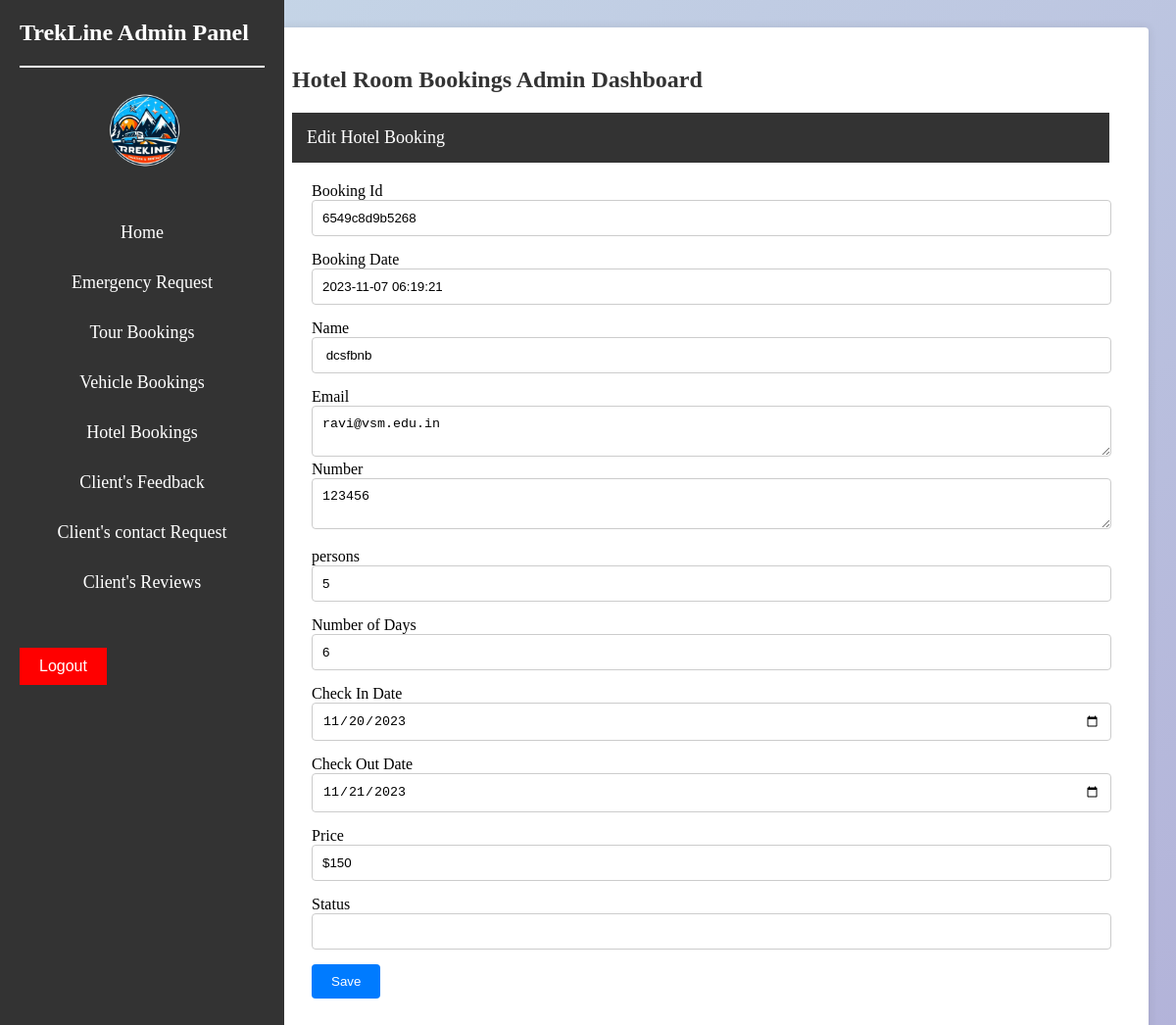
Page /admin/adminhotelbooking.php?action=edit&booking_id=6549c8d9b5268 on the committed database.
### tables this page shows
CREATE TABLE `hotels` (
  `name` varchar(30) NOT NULL,
  `num` varchar(30) NOT NULL,
  `email` varchar(30) NOT NULL,
  `day` varchar(30) NOT NULL,
  `persons` varchar(30) NOT NULL,
  `price` varchar(30) NOT NULL,
  `chkin` varchar(30) NOT NULL,
  `chkout` varchar(30) NOT NULL,
  `booking_id` varchar(30) NOT NULL,
  `booking_date` varchar(30) NOT NULL,
  `status` varchar(30) NOT NULL
);

### admin/adminhotelbooking.php (the view, shortened to what this page needs)
<?php
$db_host = "localhost";
$db_user = "root";
$db_password = "";
$db_name = "trekline";
$conn = new mysqli($db_host, $db_user, $db_password, $db_name);
$name='';
$email='';
$num='';
$persons='';
$day='';
$price='';
$booking_id='';
$booking_date='';
$chkin='';
$chkout='';
$action = "add";
if(isset($_GET['action']) && $_GET['action']=="edit" ){
$booking_id = isset($_GET['booking_id'])?mysqli_real_escape_string($conn,$_GET['booking_id']):'';
$sqlEdit = $conn->query("SELECT * FROM hotels WHERE booking_id='".$booking_id."'");
if($sqlEdit->num_rows)
{
$rowsEdit = $sqlEdit->fetch_assoc();
extract($rowsEdit);
$action = "update";
}else
{
$_GET['action']="";
}
}
?>
 <!DOCTYPE html>
    <html lang="en">
    <head>
    </head>
    <body style="background: linear-gradient(135deg, rgba(70, 130, 180, 0.3), rgba(0, 0, 128, 0.3));">
    <div class="sidebar">
        <h2>TrekLine Admin Panel</h2><br><img src="img/logo2.png" alt="Logo" class="logo" width="90px" style="border-radius: 1000px; margin-left:85px ;">
        <ul align="center">
            <li><a href="adminindex.php">Home</a></li>
            <li><a href="adminemergency.php">Emergency Request</a></li>
            <li><a href="admintourbooking.php">Tour Bookings</a></li>
            <li><a href="adminvehiclebooking.php">Vehicle Bookings</a></li>
            <li><a href="adminhotelbooking.php">Hotel Bookings</a></li>
            <li><a href="adminrating.php">Client's Feedback</a></li>
            <li><a href="admincontact.php">Client's contact Request</a></li>
            <li><a href="adminreview.php">Client's Reviews</a></li>
        </ul>
        <button class="logout-button" onclick="location.href='adminlogout.php'">Logout</button>
    </div>
    <div class="content">
        <div class="wrapper">
            <div class="content-wrapper">
                  <section class="content">
                    <div class="col-md-12">
                        <h1 class="page-head-line"> Hotel Room Bookings Admin Dashboard
						</h1>
                    </div>
        <?php
		 if(isset($_GET['action']) && @$_GET['action']=="add" || @$_GET['action']=="edit")
		 {
		?>
                <div class="row">
				   <div class="col-md-8 offset-md-2">
               <div class="panel panel-primary">
                        <div class="panel-heading">
                           <?php echo ($action=="add")? "Add Hotel Booking": "Edit Hotel Booking"; ?>
                        </div>
						<form action="adminhotelbooking.php" method="post" id="signupForm1" class="form-horizontal">
                        <div class="panel-body">
							<div class="form-group">
								<label class="col-sm-2 control-label" for="booking_id"> Booking Id  </label>
								<div class="col-sm-10">
	                        <input type="text" class="form-control" id="booking_id" name="booking_id" value="<?php echo $booking_id;?>"  />
								</div>
							</div>
							<div class="form-group">
								<label class="col-sm-2 control-label" for="booking_date"> Booking Date </label>
								<div class="col-sm-10">
	                        <input type="text" class="form-control" id="booking_date" name="booking_date" value="<?php echo $booking_date;?>"  />
								</div>
							</div>
						<div class="form-group">
								<label class="col-sm-2 control-label" for="name">Name</label>
								<div class="col-sm-10">
									<input type="text" class="form-control" id="name" name="name" value="<?php echo $name;?>"  />
								</div>
							</div>
							<div class="form-group">
								<label class="col-sm-2 control-label" for="email"> Email</label>
								<div class="col-sm-10">
	                        <textarea class="form-control" id="email" name="email"><?php echo $email ;?></textarea >
								</div>
                                <div class="form-group">
								<label class="col-sm-2 control-label" for="num"> Number</label>
								<div class="col-sm-10">
	                        <textarea class="form-control" id="num" name="num"><?php echo $num ;?></textarea >
								</div>
							</div>
							<div class="form-group">
								<label class="col-sm-2 control-label" for="persons">persons</label>
								<div class="col-sm-10">
								<input type="text" class="form-control" id="persons" name="persons" value="<?php echo $persons;?>"  />
							</div>
							</div>
							<div class="form-group">
								<label class="col-sm-2 control-label" for="day">Number of Days </label>
								<div class="col-sm-10">
	                        <input type="text" class="form-control" id="day" name="day" value="<?php echo $day;?>"  />
								</div>
							</div>
							<div class="form-group">
								<label class="col-sm-2 control-label" for="chkin">Check In Date </label>
								<div class="col-sm-10">
	                        <input type="date" class="form-control" id="chkin" name="chkin" value="<?php echo $chkin;?>"  />
								</div>
							</div>
							<div class="form-group">
								<label class="col-sm-2 control-label" for="chkout">Check Out Date </label>
								<div class="col-sm-10">
	                        <input type="date" class="form-control" id="chkout" name="chkout" value="<?php echo $chkout;?>"  />
								</div>
							</div>
							<div class="form-group">
								<label class="col-sm-2 control-label" for="price"> Price </label>
								<div class="col-sm-10">
	                        <input type="text" class="form-control" id="price" name="price" value="<?php echo $price;?>"  />
								</div>
							</div>
                            <div class="form-group">
								<label class="col-sm-2 control-label" for="status"> Status </label>
								<div class="col-sm-10">
	                        <input type="text" class="form-control" id="status" name="status" value=""  />
								</div>
							</div>
						<div class="form-group">
								<div class="col-sm-8 col-sm-offset-2">
									<button type="submit" name="save" class="btn btn-primary">Save </button>
								</div>
							</div>
                         </div>
							</form>
                        </div>
                            </div>
			  </div>
		<?php
		}
		?>
			</section>
            </div>
     </div>
    </div>
    </body>
    </html>

### admin/adminhotelbooking.php (style rules this page uses)
.sidebar { width: 250px; position: fixed; top: 0; bottom: 0; left: 0; background-color: #333; color: #fff; padding: 20px; overflow-y: auto; }
.sidebar h2 { margin: 0; padding-bottom: 20px; border-bottom: 2px solid #fff; font-size: 24px; }
.sidebar ul { list-style: none; padding: 20px; }
.sidebar li { margin-bottom: 10px; padding: 10px }
.sidebar a { color: #fff; text-decoration: none; font-size: 18px; }
.logout-button { background-color: #f00; color: #fff; border: none; padding: 10px 20px; font-size: 16px; cursor: pointer; }
.content { margin-left: 115px; padding: 20px; }
h1 { font-size: 36px; color: #333; }
.content-wrapper { background-color: #fff; padding: 20px; border-radius: 4px; box-shadow: 0 0 10px rgba(0, 0, 0, 0.1); }
.page-head-line { font-size: 24px; color: #333; margin: 0 0 20px; }
.panel-heading { background-color: #333; color: #fff; font-size: 18px; padding: 15px; }
.panel-body { padding: 20px; }
.form-group { margin-bottom: 15px; }
.form-control { width: 100%; padding: 10px; border: 1px solid #ccc; border-radius: 4px; }
.btn { padding: 10px 20px; border: none; cursor: pointer; border-radius: 4px; }
.btn-primary { background-color: #007bff; color: #fff; }

### rows in the picture
hotels: booking_id "6549c8d9b5268", booking_date "2023-11-07 06:19:21", name "dcsfbnb", email "ravi@vsm.edu.in", num "123456", persons "5", day "6", chkin "11/20/2023", chkout "11/21/2023", price "$150"
